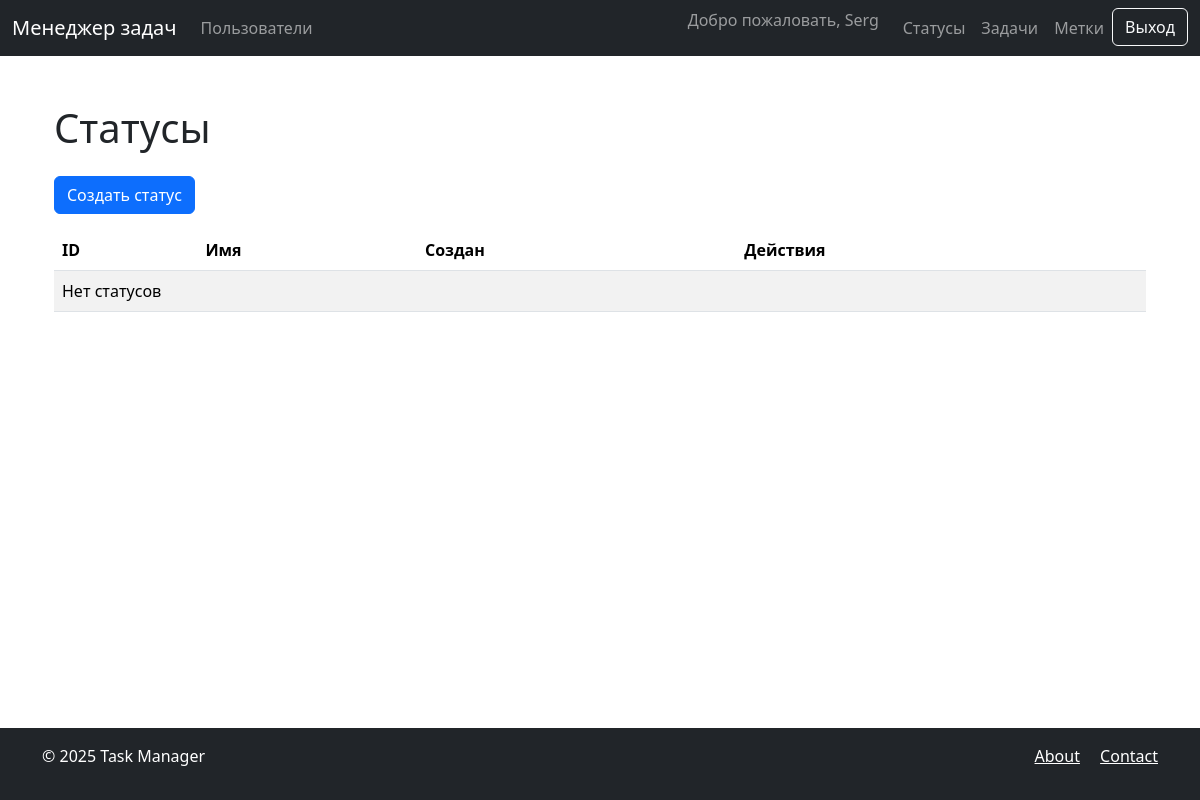
The page /statuses/ (signed in) on the database as committed earlier.
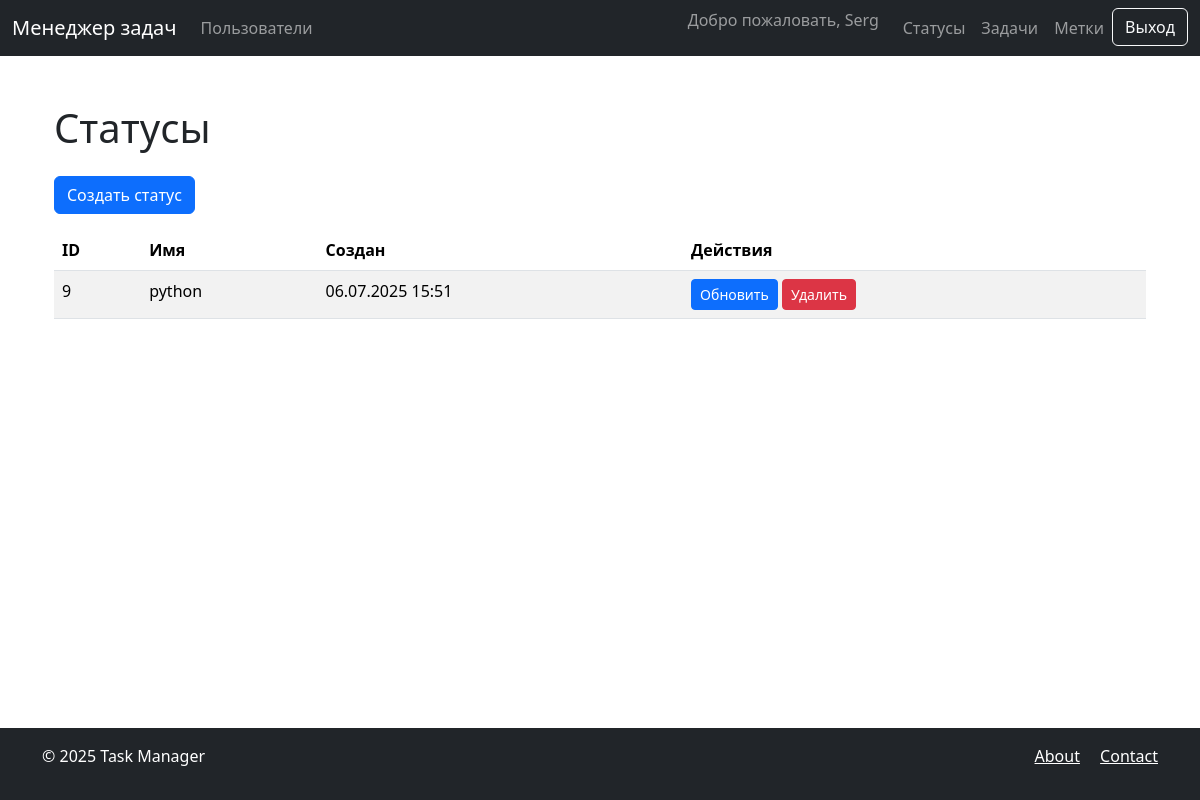
The same page on the database as committed later.
### statuses/models.py (models this page shows, shortened)
class Status(models.Model):
    name = models.CharField(
        max_length=100,
        unique=True,
        verbose_name=_('Name')
    )
    created_at = models.DateTimeField(
        auto_now_add=True,
        verbose_name=_('Created at')
    )
    class Meta:
        verbose_name = _('Status')
        verbose_name_plural = _('Statuses')

### statuses/views.py (the view)
# urls.py: path('', views.StatusListView.as_view(), name='list'),
class StatusListView(LoginRequiredMixin, ListView):
    model = Status
    template_name = 'statuses/list.html'
    context_object_name = 'statuses'

### task_manager/templates/statuses/list.html
{% extends "base.html" %}
{% load i18n %}
{% block content %}
<div class="container">
    <h1 class="my-4">{% trans "Статусы" %}</h1>
    <a href="{% url 'statuses:create' %}" class="btn btn-primary mb-3">
        {% trans "Создать статус" %}
    </a>
    <table class="table table-striped">
        <thead>
            <tr>
                <th>ID</th>
                <th>{% trans "Имя" %}</th>
                <th>{% trans "Создан" %}</th>
                <th>{% trans "Действия" %}</th>
            </tr>
        </thead>
        <tbody>
            {% for status in statuses %}
            <tr>
                <td>{{ status.id }}</td>
                <td>{{ status.name }}</td>
                <td>{{ status.created_at|date:"d.m.Y H:i" }}</td>
                <td>
                    <a href="{% url 'statuses:update' status.id %}" class="btn btn-sm btn-primary">
                        {% trans "Обновить" %}
                    </a>
                    <a href="{% url 'statuses:delete' status.id %}" class="btn btn-sm btn-danger">
                        {% trans "Удалить" %}
                    </a>
                </td>
            </tr>
            {% empty %}
            <tr>
                <td colspan="4">{% trans "Нет статусов" %}</td>
            </tr>
            {% endfor %}
        </tbody>
    </table>
</div>
{% endblock %}

Rows that differ between the two databases and show on the page:
added Status: id "9", name "python", created_at "06.07.2025 15:51"
Other text that changed with them:
text no longer shown: "Нет статусов"
